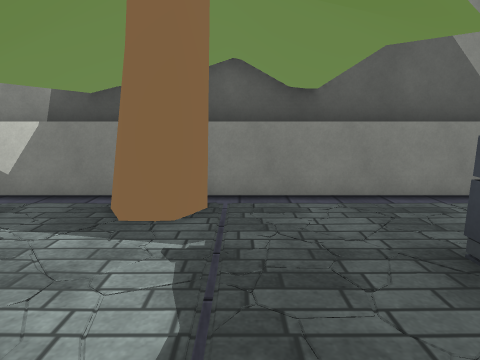
[1] (above)

24 first-person views from a walk through a Unity game level. The camera is 1.4 m above the floor, tilts 10° down and sees 75° across. The floor is counted in squares, 1 m on a side. Each view is taken from the middle of a square. On the plan, view 1 faces up. The plan holds only what a view shows up to about 14 squares ahead; the rest is blank. The place goes on beyond the plan. The player character is not drawn. Some animated figures are left out. Some surface patterns are stand-ins.

[2]
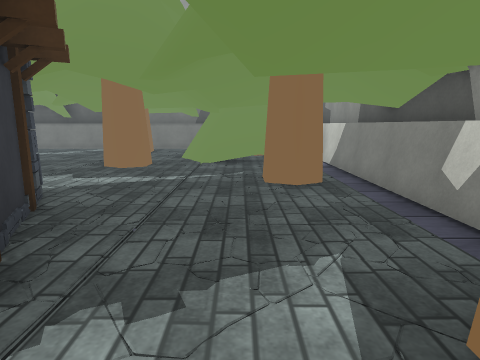

[3]
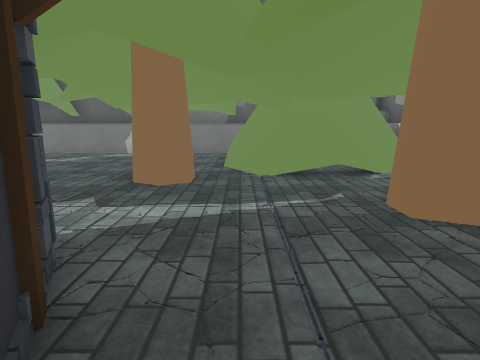

[4]
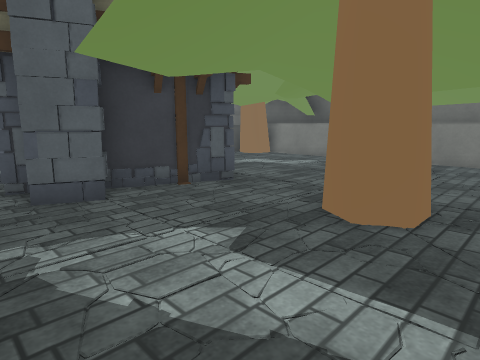

[5]
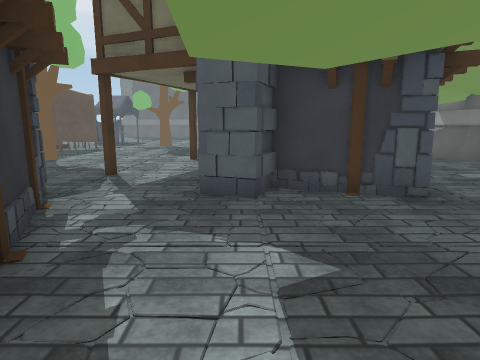

[6]
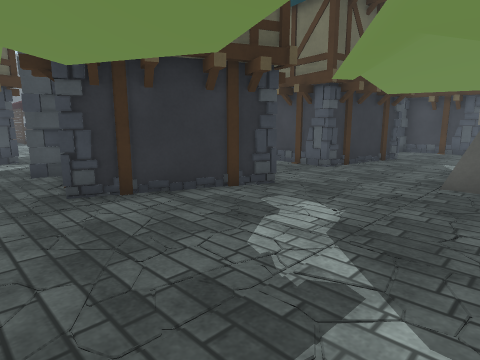

[7]
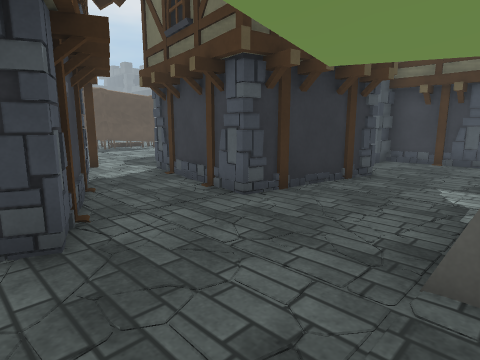

[8]
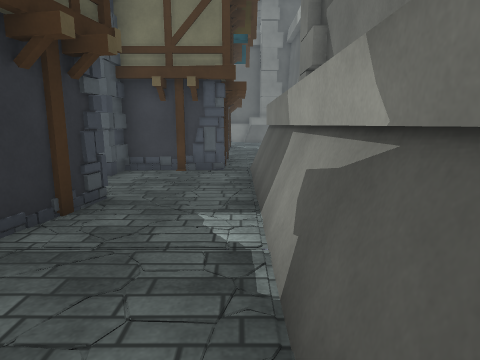

[9]
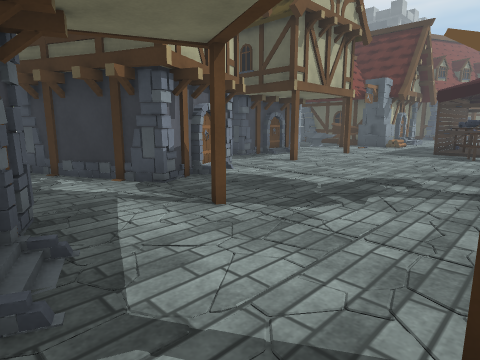

[10]
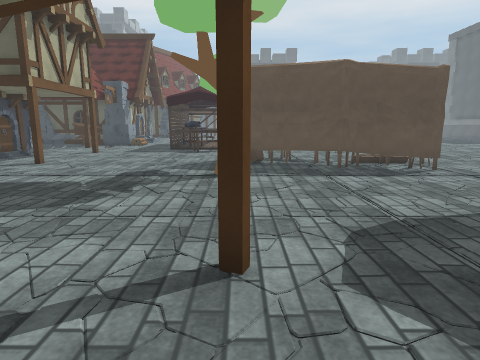

[11]
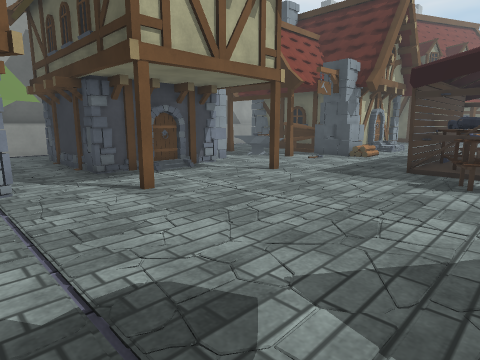

[12]
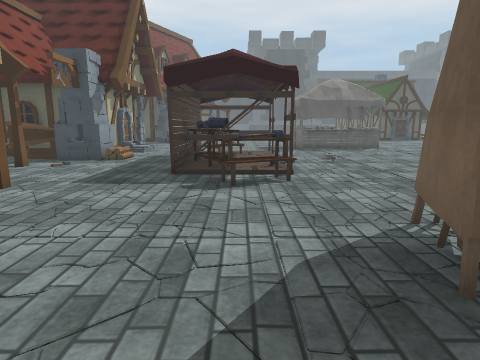

[13]
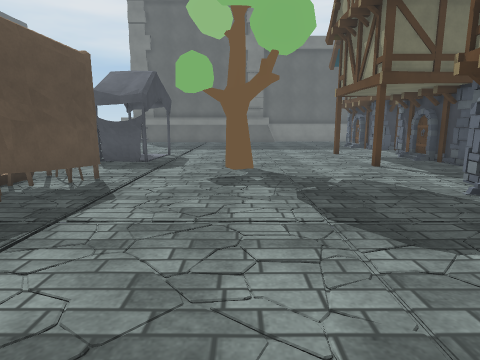

[14]
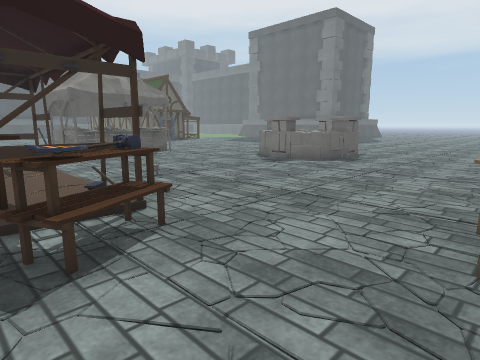

[15]
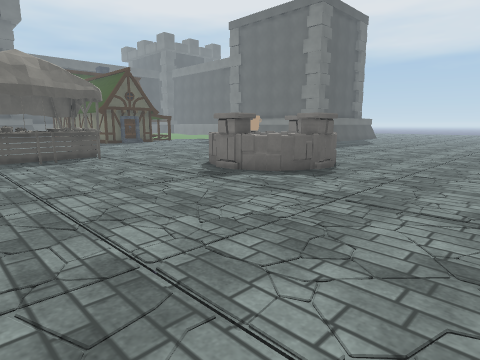

[16]
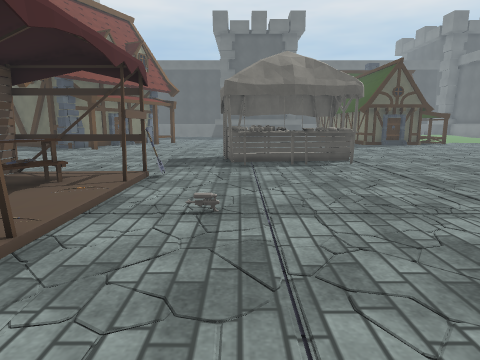

[17]
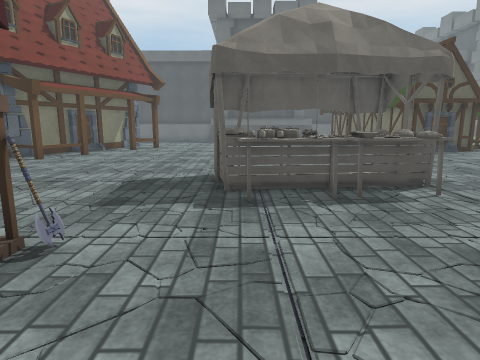

[18]
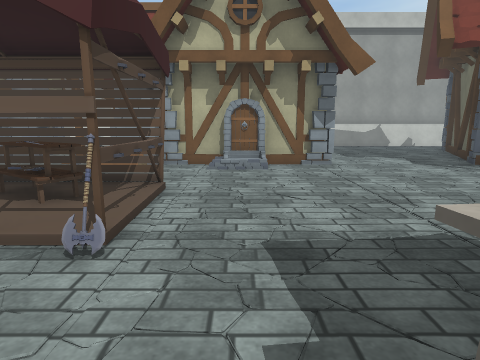

[19]
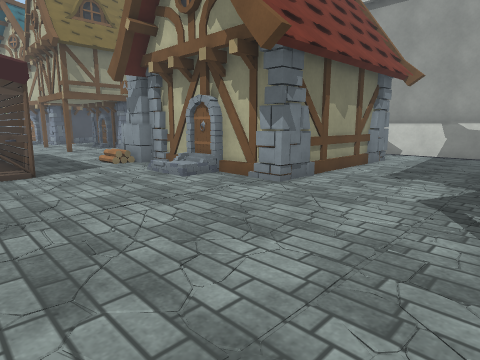

[20]
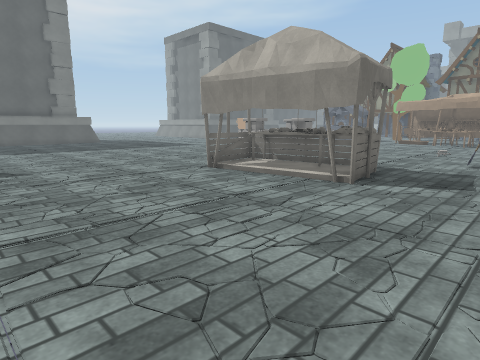

[21]
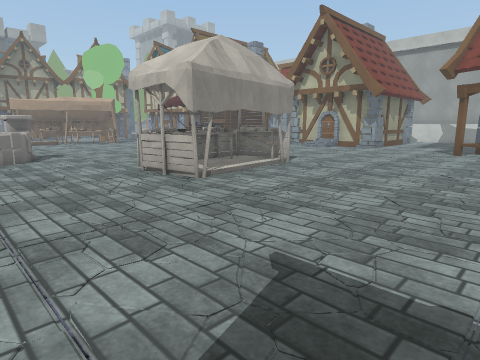

[22]
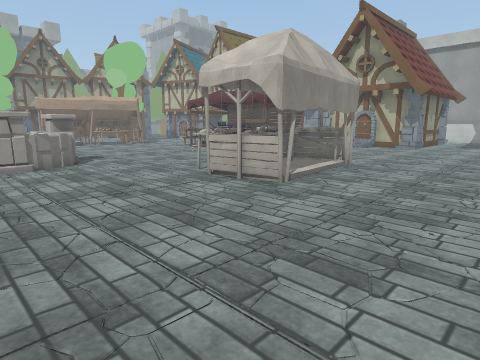

[23]
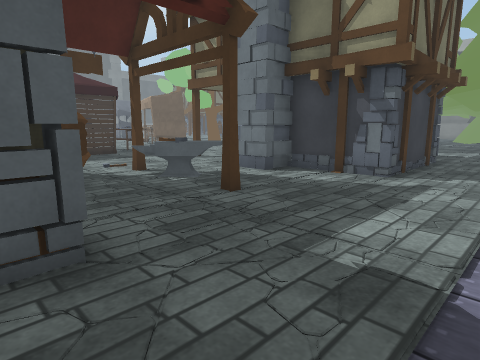

[24]
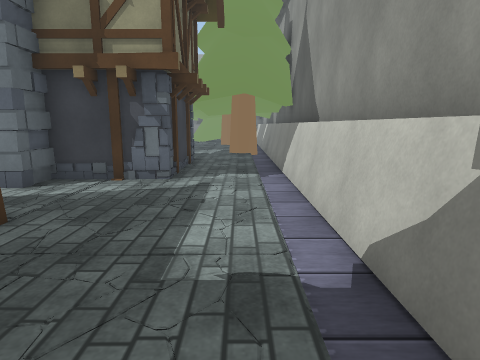

### Floor plan
Key: @ floor where view 1 was taken; # wall or solid block; x gap in a wall; . main floor; : floor 0.25 m higher than the main floor; / step, stairs or slope; = window, fence, low wall or low ledge; ^ raised ledge; T thing the floor can be seen under or through; O other object.
Columns run from 18 left of view 1 to 28 right of it. Each row starts with its distance up from view 1.
  7   ##############################        ##
  6     OO..........OO.............. .
  5     OOO...O.....OO................     ...
  4      OO..OOO......................    ....
  3      OO.............OOOOOO......##    #...
  2    OOOO.............O    O......#     #...
  1   OOOO..........   ..    O...#..#     #....
  0  ......O......OO  @..    OO.^...#     #....
 -1 ......OOO...OO     .O    OO.^^=^#     #......#
 -2 .OO   .O.....O    ...OOOOO...x.^#     #......#
 -3 .OO..........O    O............##     #.....##
 -4  ............OO OO.............########....##
 -5 ......OO..OO..OOO...O....O.....O..///......=
 -6 ......O OOO................................##
 -7 ......O    O................................
 -8  ....O    O...O............##O####...........
 -9  ....OO   O...............#T#OO# T...........
-10 OO.....OO O..............#^TO:::OT........... .
-11  #.......O........O.......OT/::::T............
-12  #..........O.....O.OOO..........O.............
-13  #...OOOOOO ........OOO................O.......
-14  #...O     .........OOOO............OOOO.......
-15  #...O     ........OOO .............OOO/......
-16  #...O    O........OOO .............OOO/......
-17  #...O   O.........OO  .............OOO/......
-18  #....   O.........OO/ .............OOOO......
-19  #....  ............O. ........................
-20  #....O .......O..............OOO..............
-21  #.OOOOO..O....O.............OOOO..............
-22   .O   OO...... ...OO ......OO   O............
-23   .O   OO...... ....O   ....O   OO........... .
-24   .O   O ...... ...O    .....OOOO     .......

Where each view was taken, in squares from view 1:
view 1: 0 up, 0 right, facing up
view 2: 3 up, 0 right, facing left
view 3: 1 up, 3 left, facing left
view 4: 1 up, 6 left, facing down-left
view 5: 1 up, 8 left, facing down
view 6: 3 down, 18 left, facing down-right
view 7: 8 down, 17 left, facing down-right
view 8: 11 down, 16 left, facing down
view 9: 12 down, 8 left, facing up-right
view 10: 12 down, 9 left, facing right
view 11: 11 down, 1 left, facing up-right
view 12: 10 down, 0 right, facing right
view 13: 10 down, 3 left, facing down
view 14: 9 down, 4 right, facing down-right
view 15: 13 down, 5 right, facing down-right
view 16: 14 down, 7 right, facing right
view 17: 14 down, 12 right, facing right
view 18: 15 down, 17 right, facing up
view 19: 10 down, 25 right, facing up-left
view 20: 10 down, 28 right, facing down-left
view 21: 23 down, 28 right, facing up-left
view 22: 24 down, 26 right, facing up-left
view 23: 6 up, 15 right, facing down-left
view 24: 5 up, 15 right, facing left
